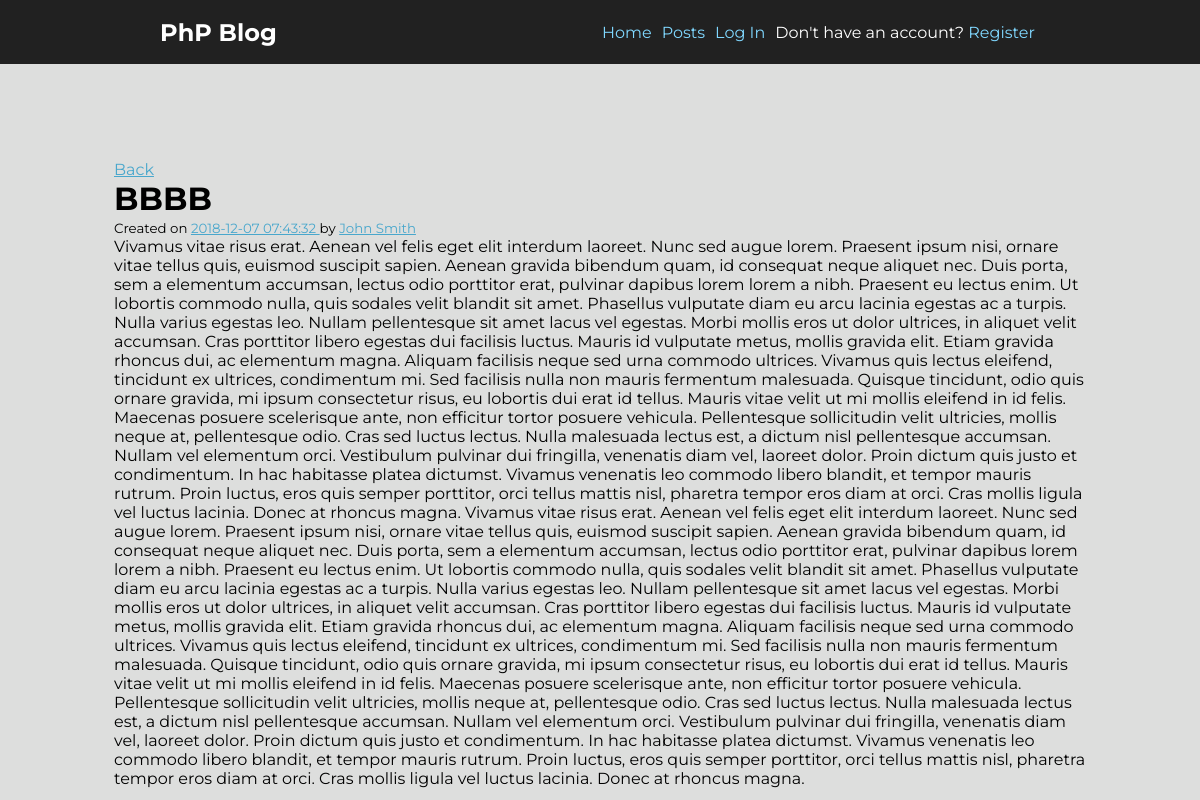
The app's page /post.php?id=20 with its own data.
### tables this page shows
CREATE TABLE `posts` (
  `id` int(11) NOT NULL,
  `title` varchar(255) NOT NULL,
  `body` text NOT NULL,
  `author` varchar(255) NOT NULL,
  `created_at` timestamp NOT NULL DEFAULT CURRENT_TIMESTAMP
);

### post.php (the view, shortened to what this page needs)
<?php
    require 'includes/dbh.inc.php';
    $id = mysqli_real_escape_string($conn, $_GET['id']);
    $query = 'SELECT * FROM posts WHERE id = '.$id;
    $result = mysqli_query($conn, $query);
    $post = mysqli_fetch_assoc($result);
?>
<?php include 'header.php'; ?>
    <div class="container">
        <a href="index.php" class="btn btn-primary">Back</a>
        <h1><?php echo $post['title']; ?></h1>
            <small>Created on <a href="posts.php?date=<?php echo $post['created_at']; ?>"> <?php echo $post['created_at'];  ?> </a> by  <a href="posts.php?author=<?php echo $post['author'] ?>">
            <?php echo $post['author']; ?></small></a>
            <p><?php echo $post['body']; ?></p>
    </div>
<?php include 'footer.php'; ?>

### css/style.css (style rules this page uses)
* { padding: 0; margin: 0; box-sizing: border-box; }
:root { --primary-color: #212121; --primary-color-light: #484848; --primary-color-dark: #000; --secondary-color: #80d8ff; --secondary-color-light: #b5ffff; --secondary-color-dark: #49a7cc; }
body { width: 100%; height: 100%; font-family: 'Montserrat', sans-serif; background: #DDDEDD; }
.container { width: 90%; margin: 0 auto; padding-top: 80px; }
a { color: var(--secondary-color-dark); }

### records on screen
posts: title "BBBB", created_at "2018-12-07 07:43:32", author "John Smith", body "Vivamus vitae risus erat. Aenean vel felis eget elit interdum laoreet. Nunc sed augue lorem. Praesent ipsum nisi, ornare vitae tellus quis, euismod suscipit sapien. Aenean gravida bibendum quam, id consequat neque aliquet nec. Duis porta, sem a elementum accumsan, lectus odio porttitor erat, pulvinar dapibus lorem lorem a nibh. Praesent eu lectus enim. Ut lobortis commodo nulla, quis sodales velit blandit sit amet. Phasellus vulputate diam eu arcu lacinia egestas ac a turpis. Nulla varius egestas leo. Nullam pellentesque sit amet lacus vel egestas. Morbi mollis eros ut dolor ultrices, in aliquet velit accumsan. Cras porttitor libero egestas dui facilisis luctus. Mauris id vulputate metus,…"
